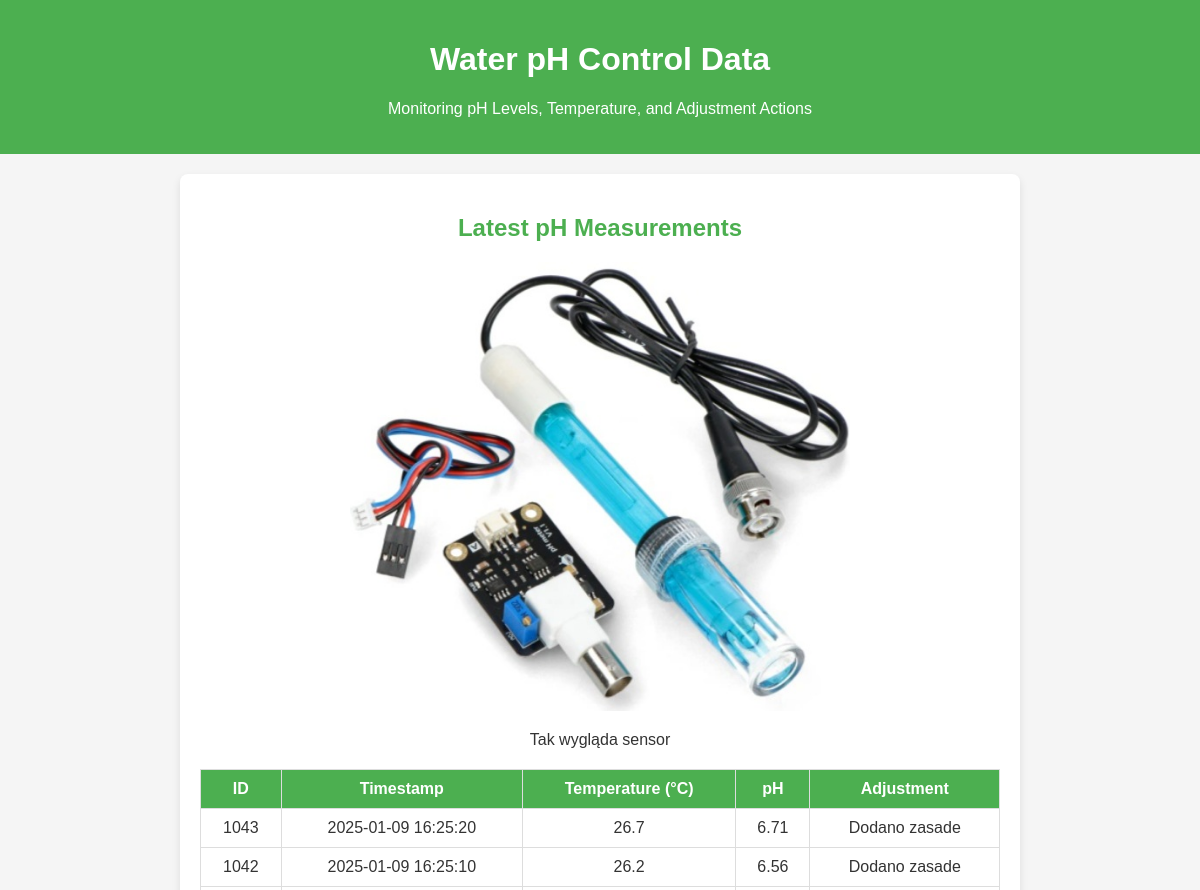
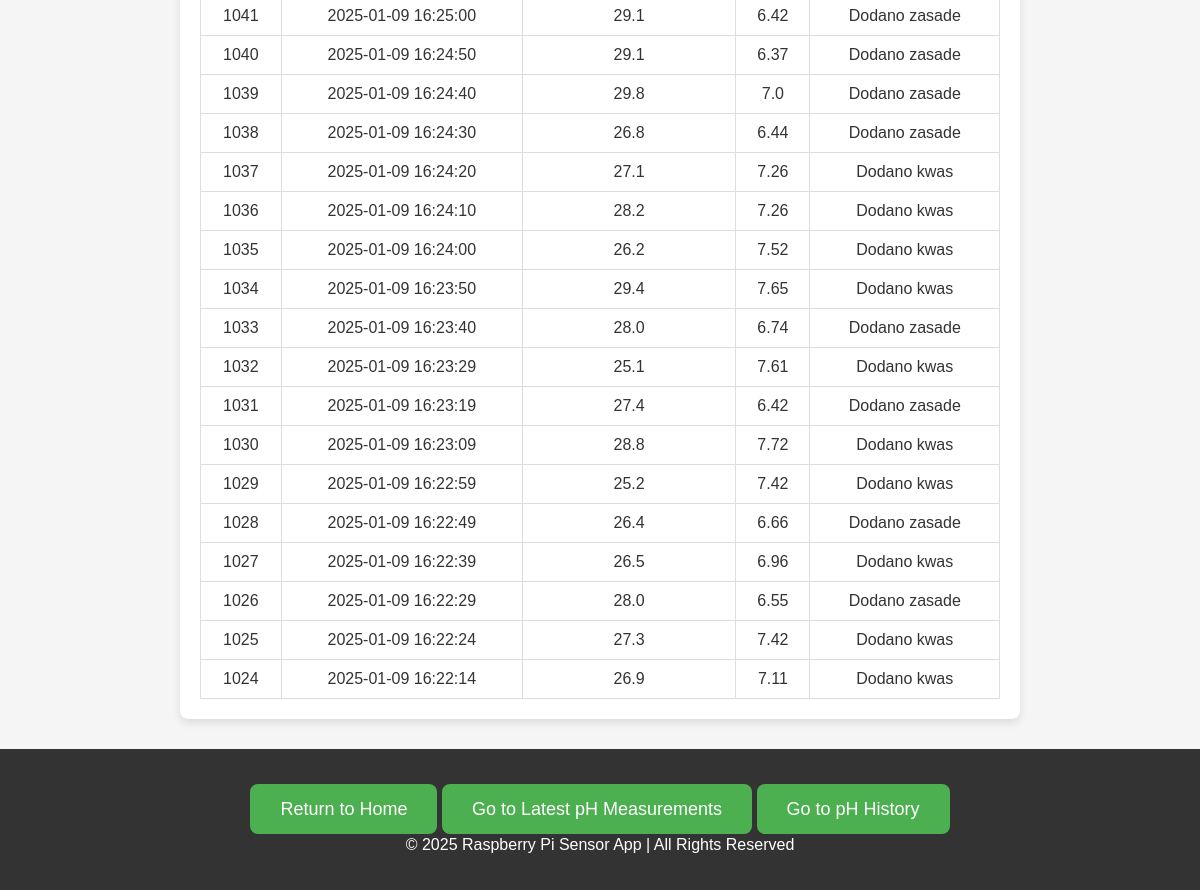
The app's page /aquarium with its own data (2 pictures, top to bottom).
### tables this page shows
CREATE TABLE water_control (
            id INTEGER PRIMARY KEY AUTOINCREMENT,
            timestamp DATETIME DEFAULT CURRENT_TIMESTAMP,
            ph REAL,
            adjustment TEXT,
            current_ph REAL,
            temperature REAL
        );

### app.py (the view)
@app.route('/aquarium')
def ph_measurements_page():
    conn = sqlite3.connect(DB_PATH)
    cursor = conn.cursor()
    cursor.execute("""
                   SELECT id, timestamp, temperature, ph, adjustment
                   FROM water_control
                   ORDER BY timestamp DESC LIMIT 20
                   """)
    measurements = cursor.fetchall()
    conn.close()
    return render_template('aquarium.html', measurements=measurements)

### templates/aquarium.html (shortened to what this page needs)
<!DOCTYPE html>
<html lang="en">
<head>
    <link rel="stylesheet" href="static/css/measurements.css">
</head>
<body>
    <header>
        <h1 class="welcome-msg">Water pH Control Data</h1>
        <p>Monitoring pH Levels, Temperature, and Adjustment Actions</p>
    </header>
    <div class="container">
        <h2>Latest pH Measurements</h2>
        <div class="image-container">
            <img src="static/images/water_quality.jpg" alt="Water Quality" class="resized-image">
            <p>Tak wygląda sensor</p>
        </div>
        <table>
            <thead>
                <tr>
                    <th>ID</th>
                    <th>Timestamp</th>
                    <th>Temperature (&deg;C)</th>
                    <th>pH</th>
                    <th>Adjustment</th>
                </tr>
            </thead>
            <tbody>
                {% for measurement in measurements %}
                    <tr>
                        <td>{{ measurement[0] }}</td>
                        <td>{{ measurement[1] }}</td>
                        <td>{{ measurement[2] }}</td>
                        <td>{{ measurement[3] }}</td>
                        <td>{{ measurement[4] }}</td>
                    </tr>
                {% endfor %}
            </tbody>
        </table>
    </div>
    <footer>
        <div class="cta">
            <a href="/" class="button">Return to Home</a>
            <a href="/aquarium" class="button">Go to Latest pH Measurements</a>
            <a href="/aquarium_history" class="button">Go to pH History</a>
        </div>
        <p>&copy; 2025 Raspberry Pi Sensor App | All Rights Reserved</p>
    </footer>
</body>
</html>

### static/css/measurements.css (style rules this page uses)
body { font-family: Arial, sans-serif; margin: 0; padding: 0; background: #f5f5f5; color: #333; }
.image-container { text-align: center; }
.resized-image { width: 100%; max-width: 500px; height: auto; }
header { background: #4CAF50; color: white; padding: 20px 0; text-align: center; }
.welcome-msg { color: white; font-size: 2rem; font-weight: bold; }
.container { max-width: 800px; margin: 20px auto; padding: 20px; background: white; border-radius: 8px; box-shadow: 0 4px 8px rgba(0, 0, 0, 0.1); }
h1, h2 { color: #4CAF50; text-align: center; }
table { width: 100%; border-collapse: collapse; margin-top: 20px; }
table, th, td { border: 1px solid #ddd; }
th, td { padding: 10px; text-align: center; }
th { background: #4CAF50; color: white; }
.cta { text-align: center; margin-top: 30px; }
.cta a { background: #4CAF50; color: white; text-decoration: none; padding: 15px 30px; border-radius: 8px; font-size: 18px; }
footer { text-align: center; padding: 20px 0; background: #333; color: white; margin-top: 30px; }

### records on screen
water_control: id "1043", timestamp "2025-01-09 16:25:20", temperature "26.7", ph "6.71", adjustment "Dodano zasade"
water_control: id "1042", timestamp "2025-01-09 16:25:10", temperature "26.2", ph "6.56", adjustment "Dodano zasade"
water_control: id "1041", timestamp "2025-01-09 16:25:00", temperature "29.1", ph "6.42", adjustment "Dodano zasade"
water_control: id "1040", timestamp "2025-01-09 16:24:50", temperature "29.1", ph "6.37", adjustment "Dodano zasade"
water_control: id "1039", timestamp "2025-01-09 16:24:40", temperature "29.8", ph "7.0", adjustment "Dodano zasade"
water_control: id "1038", timestamp "2025-01-09 16:24:30", temperature "26.8", ph "6.44", adjustment "Dodano zasade"
water_control: id "1037", timestamp "2025-01-09 16:24:20", temperature "27.1", ph "7.26", adjustment "Dodano kwas"
water_control: id "1036", timestamp "2025-01-09 16:24:10", temperature "28.2", ph "7.26", adjustment "Dodano kwas"
water_control: id "1035", timestamp "2025-01-09 16:24:00", temperature "26.2", ph "7.52", adjustment "Dodano kwas"
water_control: id "1034", timestamp "2025-01-09 16:23:50", temperature "29.4", ph "7.65", adjustment "Dodano kwas"
water_control: id "1033", timestamp "2025-01-09 16:23:40", temperature "28.0", ph "6.74", adjustment "Dodano zasade"
water_control: id "1032", timestamp "2025-01-09 16:23:29", temperature "25.1", ph "7.61", adjustment "Dodano kwas"
water_control: id "1031", timestamp "2025-01-09 16:23:19", temperature "27.4", ph "6.42", adjustment "Dodano zasade"
water_control: id "1030", timestamp "2025-01-09 16:23:09", temperature "28.8", ph "7.72", adjustment "Dodano kwas"
water_control: id "1029", timestamp "2025-01-09 16:22:59", temperature "25.2", ph "7.42", adjustment "Dodano kwas"
water_control: id "1028", timestamp "2025-01-09 16:22:49", temperature "26.4", ph "6.66", adjustment "Dodano zasade"
water_control: id "1027", timestamp "2025-01-09 16:22:39", temperature "26.5", ph "6.96", adjustment "Dodano kwas"
water_control: id "1026", timestamp "2025-01-09 16:22:29", temperature "28.0", ph "6.55", adjustment "Dodano zasade"
water_control: id "1025", timestamp "2025-01-09 16:22:24", temperature "27.3", ph "7.42", adjustment "Dodano kwas"
water_control: id "1024", timestamp "2025-01-09 16:22:14", temperature "26.9", ph "7.11", adjustment "Dodano kwas"
